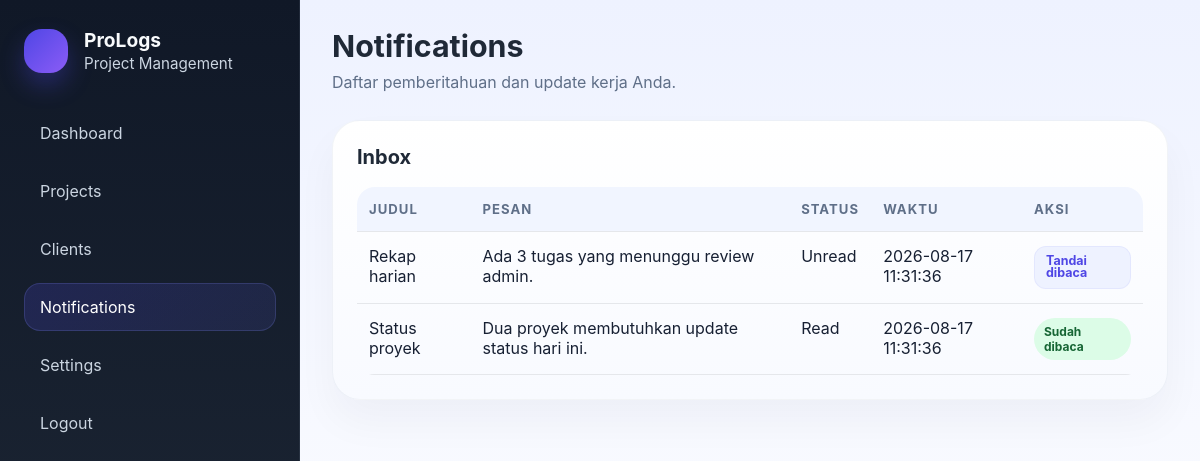
Screenshot of /notifications.php (signed in) with the database file from the repository.
### tables this page shows
CREATE TABLE IF NOT EXISTS notifications (
    id INT AUTO_INCREMENT PRIMARY KEY,
    user_id INT NULL,
    title VARCHAR(150) NOT NULL,
    message TEXT NOT NULL,
    is_read TINYINT(1) NOT NULL DEFAULT 0,
    created_at TIMESTAMP DEFAULT CURRENT_TIMESTAMP,
    FOREIGN KEY (user_id) REFERENCES users(id) ON DELETE CASCADE
);

### db.php (called while the page is built, shortened)
<?php
$config = require __DIR__ . '/config.php';
function normalizeUserRole($role)
{
    $role = strtolower(trim((string) $role));
    return $role;
}
function isAdminRole($role)
{
    return normalizeUserRole($role) === 'admin';
}
function db()
{
    static $pdo = null;
    if ($pdo === null) {
        global $config;
        if (!empty($config['db_socket'])) {
            $dsn = sprintf(
                'mysql:dbname=%s;charset=%s;unix_socket=%s',
                $config['db_name'],
                $config['db_charset'],
                $config['db_socket']
            );
        }
        $pdo = new PDO($dsn, $config['db_user'], $config['db_pass'], [
            PDO::ATTR_ERRMODE => PDO::ERRMODE_EXCEPTION,
            PDO::ATTR_DEFAULT_FETCH_MODE => PDO::FETCH_ASSOC,
        ]);
        seedSampleData($pdo);
    }
    return $pdo;
}
function seedSampleData(PDO $pdo)
{
    try {
        $pdo->exec("CREATE TABLE IF NOT EXISTS clients (
            id INT AUTO_INCREMENT PRIMARY KEY,
            name VARCHAR(150) NOT NULL,
            email VARCHAR(150) NOT NULL,
            client_file VARCHAR(255) NULL,
            created_at TIMESTAMP DEFAULT CURRENT_TIMESTAMP
        ) ENGINE=InnoDB DEFAULT CHARSET=utf8mb4");
        $pdo->exec("ALTER TABLE clients ADD COLUMN IF NOT EXISTS client_file VARCHAR(255) NULL AFTER email");
        $pdo->exec("CREATE TABLE IF NOT EXISTS notifications (
            id INT AUTO_INCREMENT PRIMARY KEY,
            user_id INT NULL,
            title VARCHAR(150) NOT NULL,
            message TEXT NOT NULL,
            is_read TINYINT(1) NOT NULL DEFAULT 0,
            created_at TIMESTAMP DEFAULT CURRENT_TIMESTAMP,
            FOREIGN KEY (user_id) REFERENCES users(id) ON DELETE CASCADE
        ) ENGINE=InnoDB DEFAULT CHARSET=utf8mb4");
        $pdo->exec("CREATE TABLE IF NOT EXISTS messages (
            id INT AUTO_INCREMENT PRIMARY KEY,
            sender_user_id INT NOT NULL,
            receiver_user_id INT NULL,
            subject VARCHAR(150) NOT NULL,
            message TEXT NOT NULL,
            created_at TIMESTAMP DEFAULT CURRENT_TIMESTAMP,
            FOREIGN KEY (sender_user_id) REFERENCES users(id) ON DELETE CASCADE,
            FOREIGN KEY (receiver_user_id) REFERENCES users(id) ON DELETE SET NULL
        ) ENGINE=InnoDB DEFAULT CHARSET=utf8mb4");
        $pdo->exec("CREATE TABLE IF NOT EXISTS plans (
            id INT AUTO_INCREMENT PRIMARY KEY,
            user_id INT NOT NULL,
            title VARCHAR(150) NOT NULL,
            notes TEXT,
            due_date DATE NULL,
            status VARCHAR(50) NOT NULL DEFAULT 'Planned',
            created_at TIMESTAMP DEFAULT CURRENT_TIMESTAMP,
            FOREIGN KEY (user_id) REFERENCES users(id) ON DELETE CASCADE
        ) ENGINE=InnoDB DEFAULT CHARSET=utf8mb4");
        $pdo->exec("CREATE TABLE IF NOT EXISTS projects (
            id INT AUTO_INCREMENT PRIMARY KEY,
            name VARCHAR(150) NOT NULL,
            description TEXT,
            project_file VARCHAR(255) NULL,
            status VARCHAR(50) NOT NULL DEFAULT 'Active',
            created_at TIMESTAMP DEFAULT CURRENT_TIMESTAMP
        ) ENGINE=InnoDB DEFAULT CHARSET=utf8mb4");
        $pdo->exec("ALTER TABLE projects ADD COLUMN IF NOT EXISTS project_file VARCHAR(255) NULL AFTER description");
        $pdo->exec("CREATE TABLE IF NOT EXISTS activity_logs (
            id INT AUTO_INCREMENT PRIMARY KEY,
            user_id INT NULL,
            module VARCHAR(100) NOT NULL,
            action VARCHAR(100) NOT NULL,
            details TEXT NULL,
            created_at TIMESTAMP DEFAULT CURRENT_TIMESTAMP,
            FOREIGN KEY (user_id) REFERENCES users(id) ON DELETE SET NULL
        ) ENGINE=InnoDB DEFAULT CHARSET=utf8mb4");
        $pdo->exec("ALTER TABLE tasks ADD COLUMN IF NOT EXISTS task_file VARCHAR(255) NULL AFTER description");
    } catch (PDOException $e) {
        return;
    }
    try {
        $userCount = $pdo->query('SELECT COUNT(*) AS total FROM users')->fetch(PDO::FETCH_ASSOC);
    } catch (PDOException $e) {
        return;
    }
    try {
        $clientCount = $pdo->query('SELECT COUNT(*) AS total FROM clients')->fetch(PDO::FETCH_ASSOC);
    } catch (PDOException $e) {
        return;
    }
    try {
        $projectCount = $pdo->query('SELECT COUNT(*) AS total FROM projects')->fetch(PDO::FETCH_ASSOC);
    } catch (PDOException $e) {
        return;
    }
    try {
        $notificationCount = $pdo->query('SELECT COUNT(*) AS total FROM notifications')->fetch(PDO::FETCH_ASSOC);
    } catch (PDOException $e) {
        return;
    }
    try {
        $messageCount = $pdo->query('SELECT COUNT(*) AS total FROM messages')->fetch(PDO::FETCH_ASSOC);
    } catch (PDOException $e) {
        return;
    }
    try {
        $planCount = $pdo->query('SELECT COUNT(*) AS total FROM plans')->fetch(PDO::FETCH_ASSOC);
    } catch (PDOException $e) {
        return;
    }
    try {
        $activityCount = $pdo->query('SELECT COUNT(*) AS total FROM activity_logs')->fetch(PDO::FETCH_ASSOC);
    } catch (PDOException $e) {
        return;
    }
    if (!$activityCount || intval($activityCount['total']) === 0) {
        $adminUser = $pdo->query("SELECT id FROM users WHERE role = 'admin' LIMIT 1")->fetch(PDO::FETCH_ASSOC);
        if ($adminUser) {
            $pdo->exec("INSERT INTO activity_logs (user_id, module, action, details, created_at) VALUES
                (" . intval($adminUser['id']) . ", 'dashboard', 'login', 'Admin login berhasil.', NOW()),
                (" . intval($adminUser['id']) . ", 'projects', 'create', 'Project Client Website dibuat.', NOW()),
                (" . intval($adminUser['id']) . ", 'tasks', 'create', 'Tugas review UI dibuat untuk user.', NOW())");
        }
    }
    try {
        $taskCount = $pdo->query('SELECT COUNT(*) AS total FROM tasks')->fetch(PDO::FETCH_ASSOC);
    } catch (PDOException $e) {
        return;
    }
}
function fetchAll($sql, $params = [])
{
    $stmt = db()->prepare($sql);
    $stmt->execute($params);
    return $stmt->fetchAll();
}

### notifications.php (the view, shortened to what this page needs)
<?php
require_once __DIR__ . '/db.php';
$user = $_SESSION['user'];
$userRole = normalizeUserRole($user['role'] ?? '');
$isAdmin = isAdminRole($userRole);
$notifications = fetchAll('SELECT * FROM notifications WHERE user_id = :uid ORDER BY created_at DESC', [':uid' => $user['id']]);
?>
<!DOCTYPE html>
<html lang="id">
<head>
    <link rel="stylesheet" href="assets/css/style.css">
</head>
<body>
    <div class="app-shell">
        <aside class="sidebar">
            <div class="logo">
                <div class="logo-mark"></div>
                <div>
                    <strong>ProLogs</strong>
                    <p>Project Management</p>
                </div>
            </div>
            <nav class="menu">
                <a class="menu-item" href="dashboard.php">Dashboard</a>
                <?php if ($isAdmin): ?>
                    <a class="menu-item" href="projects.php">Projects</a>
                    <a class="menu-item" href="client.php">Clients</a>
                    <a class="menu-item active" href="notifications.php">Notifications</a>
                    <a class="menu-item" href="settings.php">Settings</a>
                <?php endif; ?>
                <a class="menu-item" href="logout.php">Logout</a>
            </nav>
        </aside>
        <main class="main-content">
            <header class="topbar">
                <div class="page-title">
                    <h2>Notifications</h2>
                    <p>Daftar pemberitahuan dan update kerja Anda.</p>
                </div>
            </header>
            <section class="panel table-card">
                <h3>Inbox</h3>
                <div class="table-wrap">
                    <table>
                        <thead>
                            <tr>
                                <th>Judul</th>
                                <th>Pesan</th>
                                <th>Status</th>
                                <th>Waktu</th>
                                <th>Aksi</th>
                            </tr>
                        </thead>
                        <tbody>
                            <?php if (empty($notifications)): ?>
                                <tr>
                                    <td colspan="5" class="text-center">Belum ada notifikasi.</td>
                                </tr>
                            <?php else: ?>
                                <?php foreach ($notifications as $item): ?>
                                    <tr>
                                        <td><?php echo htmlspecialchars($item['title']); ?></td>
                                        <td><?php echo htmlspecialchars($item['message']); ?></td>
                                        <td><?php echo (int)$item['is_read'] === 1 ? 'Read' : 'Unread'; ?></td>
                                        <td><?php echo htmlspecialchars($item['created_at']); ?></td>
                                        <td>
                                            <?php if ((int)$item['is_read'] === 0): ?>
                                                <a class="button-link" href="notifications.php?mark_read=<?php echo (int)$item['id']; ?>">Tandai dibaca</a>
                                            <?php else: ?>
                                                <span class="badge completed">Sudah dibaca</span>
                                            <?php endif; ?>
                                        </td>
                                    </tr>
                                <?php endforeach; ?>
                            <?php endif; ?>
                        </tbody>
                    </table>
                </div>
            </section>
        </main>
    </div>
</body>
</html>

### assets/css/style.css (style rules this page uses)
:root { --bg: #edf2ff; --bg-deep: #dfe8ff; --surface: #ffffff; --surface-2: #f7f9ff; --surface-soft: #f4f7ff; --text: #172033; --muted: #5f6f88; --primary: #4f46e5; --primary-strong: #312e81; --primary-soft: #eef2ff; --success: #16a34a; --warning: #f59e0b; --error: #ef4444; --dark: #101827; --dark-soft: #1f2937; --shadow: 0 22px 48px rgba(15, 23, 42, 0.08); --shadow-strong: 0 18px 40px rgba(79, 70, 229, 0.14); }
* { box-sizing: border-box; }
body { margin: 0; font-family: Inter, system-ui, -apple-system, BlinkMacSystemFont, 'Segoe UI', sans-serif; background: linear-gradient(180deg, #eef2ff 0%, #ffffff 100%); color: var(--text); }
.table-wrap { overflow-x: auto; }
table { width: 100%; border-collapse: collapse; }
th, td { padding: 14px 12px; border-bottom: 1px solid #e5e7eb; text-align: left; vertical-align: top; }
th { color: var(--muted); font-size: 0.82rem; text-transform: uppercase; letter-spacing: 0.08em; }
.button-link { display: inline-flex; align-items: center; justify-content: center; gap: 6px; min-height: 38px; padding: 9px 12px; border-radius: 12px; background: #eef2ff; color: var(--primary); font-weight: 700; font-size: 0.78rem; line-height: 1; transition: all 0.2s ease; box-shadow: inset 0 0 0 1px rgba(99, 102, 241, 0.08); }
.badge { display: inline-block; padding: 6px 10px; border-radius: 999px; font-size: 0.75rem; font-weight: 700; }
.badge.completed { background: #dcfce7; color: #166534; }
a { text-decoration: none; color: inherit; }
.app-shell { display: grid; grid-template-columns: 300px 1fr; min-height: 100vh; }
.sidebar { background: linear-gradient(180deg, var(--dark) 0%, var(--dark-soft) 100%); color: #f8fafc; display: flex; flex-direction: column; padding: 28px 24px; box-shadow: inset -1px 0 0 rgba(148, 163, 184, 0.12); }
.logo { display: flex; align-items: center; gap: 16px; margin-bottom: 36px; }
.logo-mark { width: 44px; height: 44px; border-radius: 18px; background: linear-gradient(135deg, #4f46e5, #8b5cf6); box-shadow: 0 12px 24px rgba(79, 70, 229, 0.32); }
.logo strong { display: block; font-size: 1.2rem; }
.logo p { margin: 2px 0 0; color: #cbd5e1; font-size: 0.95rem; }
.menu { display: grid; gap: 10px; }
.menu-item { display: block; padding: 14px 16px; border-radius: 16px; color: #cbd5e1; transition: all 0.2s ease; }
.menu-item.active, .menu-item:hover { background: linear-gradient(135deg, rgba(79, 70, 229, 0.2), rgba(99, 102, 241, 0.12)); color: #fff; box-shadow: inset 0 0 0 1px rgba(129, 140, 248, 0.2); }
.main-content { padding: 28px 32px; }
.topbar { display: flex; justify-content: space-between; align-items: center; gap: 20px; margin-bottom: 28px; }
.page-title h2 { margin: 0; font-size: 1.9rem; color: var(--dark-soft); }
.page-title p { margin: 8px 0 0; color: var(--muted); }
.panel { background: linear-gradient(180deg, #ffffff 0%, #f9fbff 100%); border: 1px solid rgba(148, 163, 184, 0.12); border-radius: 28px; padding: 26px; box-shadow: 0 20px 40px rgba(15, 23, 42, 0.05); }
.panel h3 { margin-top: 0; margin-bottom: 18px; font-size: 1.25rem; color: var(--dark-soft); }
.table-card { background: linear-gradient(180deg, #ffffff 0%, #f8faff 100%); border: 1px solid rgba(148, 163, 184, 0.12); border-radius: 28px; padding: 24px; box-shadow: 0 22px 42px rgba(15, 23, 42, 0.04); }
.table-card table { border-spacing: 0; overflow: hidden; border-radius: 18px; }
.table-card th { background: #f1f5ff; color: var(--muted); font-weight: 700; letter-spacing: 0.08em; }
.table-card tbody tr { transition: background 0.2s ease, transform 0.2s ease; }

### rows the page displays
notifications: title "Rekap harian", message "Ada 3 tugas yang menunggu review admin.", is_read "Unread", created_at "2026-08-17 11:31:36"
notifications: title "Status proyek", message "Dua proyek membutuhkan update status hari ini.", is_read "Read", created_at "2026-08-17 11:31:36"
